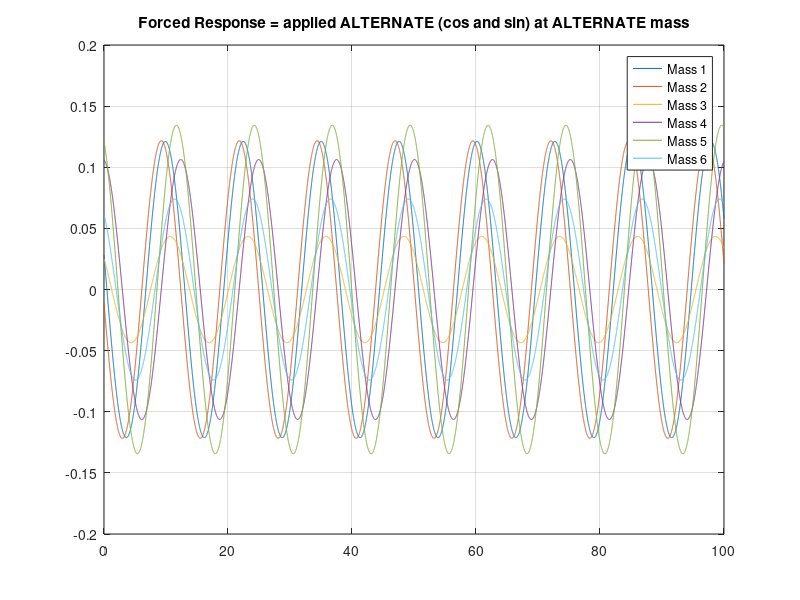

The MATLAB script that drew this image:
%% Initializing code
clear;clc;close all;

%% Defining System Parameters
% mass, tension, length, alpha and beta
m = 200;
T = 50;
L = 2;
k = 04;

% For proportional damping
alpha = 0.10;
beta = 0.50;

L1 = L;
L2 = L;
L3 = L;
L4 = L;
L5 = L;
L6 = L;
L7 = L;

m1 = m;
m2 = m;
m3 = m;
m4 = m;
m5 = m;
m6 = m;

k1 = k;
k2 = k;
k3 = k;
k4 = k;
k5 = k;
k6 = k;

%% Defining Mass, Stiffness, Damping Matrix
M = [m1, 0, 0, 0, 0, 0; 0, m2, 0, 0, 0, 0; 0, 0, m3, 0, 0, 0; 0, 0,...
   0, m4, 0, 0; 0, 0, 0, 0, m5, 0; 0, 0, 0, 0, 0, m6];

K = [k1 + T/L1 + T/L2, -(T/L2), 0, 0, 0, 0; -(T/L2),...
  k2 + T/L2 + T/L3, -(T/L3), 0, 0, 0; 0, -(T/L3),...
  k3 + T/L3 + T/L4, -(T/L4), 0, 0; 0, 0, -(T/L4),...
  k4 + T/L4 + T/L5, -(T/L5), 0; 0, 0, 0, -(T/L5),...
  k5 + T/L5 + T/L6, -(T/L6); 0, 0, 0, 0, -(T/L6), k6 + T/L6 + T/L7];

C = alpha*M + beta*K;

%% Eigen Analysis

[Evec, Eval] = eig(K,M);
%Sorting required
[~,index] = sort(diag(Eval));

%% Results of Eigen Analysis:
% lambda, U(mass normalized eigen vector)
lambda = diag(Eval(index,index));
U = Evec(:,index);

%% Mode Shapes
dof = 6;
% masscnt = linspace(1,dof,dof);
% 
% figure('Name','Mode Shape','NumberTitle','off')
% for i=1:dof
%     subplot(dof,1,i)
%     plot(masscnt,U(:,i)','-or','MarkerFaceColor','k','MarkerEdgeColor','k','MarkerSize',5);
%     yline(0,'-.k','LineWidth',1.5);
%     yticks(-2:0.5:2)
%     xlabel('x');
%     ylabel('H');
%     grid on;
% end

%% Data required
% Natural frequencies from sqrt(lambda):
wn = sqrt(lambda);

% Zeta by considering proportional Damping:
zeta = diag(U'*C*U)./wn/2;

% Damped frequency:
wd = sqrt(1-zeta.^2).*wn;

%%

% Excitation Frequency
w = 0.5;
t = 0:0.01:100;
Q0 = [1;2;3;4;5;6];

%%
G1 = 1./sqrt((1-(w/wn(1))^2)^2 + (2*zeta(1)*(w/wn(1)))^2);
G2 = 1./sqrt((1-(w/wn(2))^2)^2 + (2*zeta(2)*(w/wn(2)))^2);
G3 = 1./sqrt((1-(w/wn(3))^2)^2 + (2*zeta(3)*(w/wn(3)))^2);
G4 = 1./sqrt((1-(w/wn(4))^2)^2 + (2*zeta(4)*(w/wn(4)))^2);
G5 = 1./sqrt((1-(w/wn(5))^2)^2 + (2*zeta(5)*(w/wn(5)))^2);
G6 = 1./sqrt((1-(w/wn(6))^2)^2 + (2*zeta(6)*(w/wn(6)))^2);

phi1 = atan((2*zeta(1)*(w/wn(1)))/(1-(w/wn(1))));
phi2 = atan((2*zeta(2)*(w/wn(2)))/(1-(w/wn(2))));
phi3 = atan((2*zeta(3)*(w/wn(3)))/(1-(w/wn(3))));
phi4 = atan((2*zeta(4)*(w/wn(4)))/(1-(w/wn(4))));
phi5 = atan((2*zeta(5)*(w/wn(5)))/(1-(w/wn(5))));
phi6 = atan((2*zeta(6)*(w/wn(6)))/(1-(w/wn(6))));

%%

q1 = (U(:,1)'*Q0/(wn(1))^2)*G1*U(:,1)*exp(1i*(w*t-phi1));
q2 = (U(:,2)'*Q0/(wn(2))^2)*G2*U(:,2)*exp(1i*(w*t-phi2));
q3 = (U(:,3)'*Q0/(wn(3))^2)*G3*U(:,3)*exp(1i*(w*t-phi3));
q4 = (U(:,4)'*Q0/(wn(4))^2)*G4*U(:,4)*exp(1i*(w*t-phi4));
q5 = (U(:,5)'*Q0/(wn(5))^2)*G5*U(:,5)*exp(1i*(w*t-phi5));
q6 = (U(:,6)'*Q0/(wn(6))^2)*G6*U(:,6)*exp(1i*(w*t-phi6));

q = real(q1)+imag(q2)+real(q3)+imag(q4)+real(q5)+imag(q6);

figure(2)
plot(t,q)
title('Forced Response = applied ALTERNATE (cos and sin) at ALTERNATE mass')
legend('Mass 1','Mass 2','Mass 3','Mass 4','Mass 5','Mass 6')
grid on;






